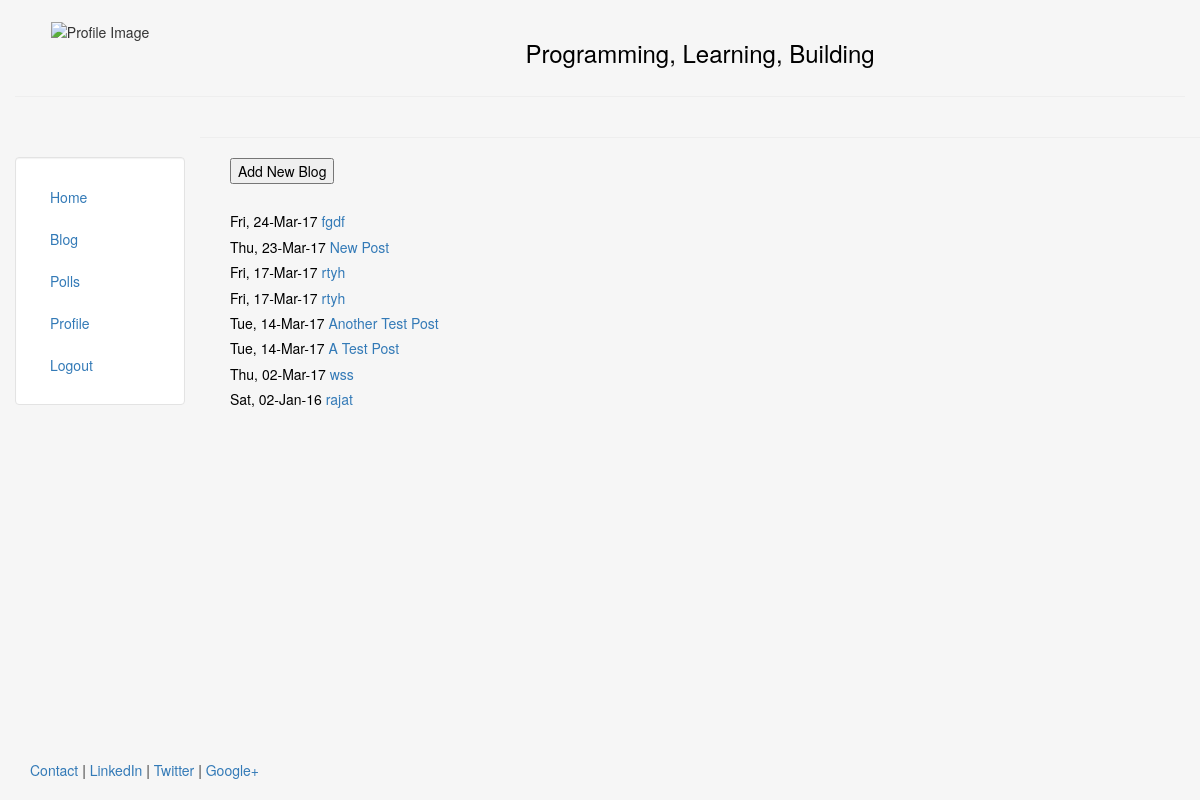
/blog/ (signed in), run on an earlier commit of the app's database.
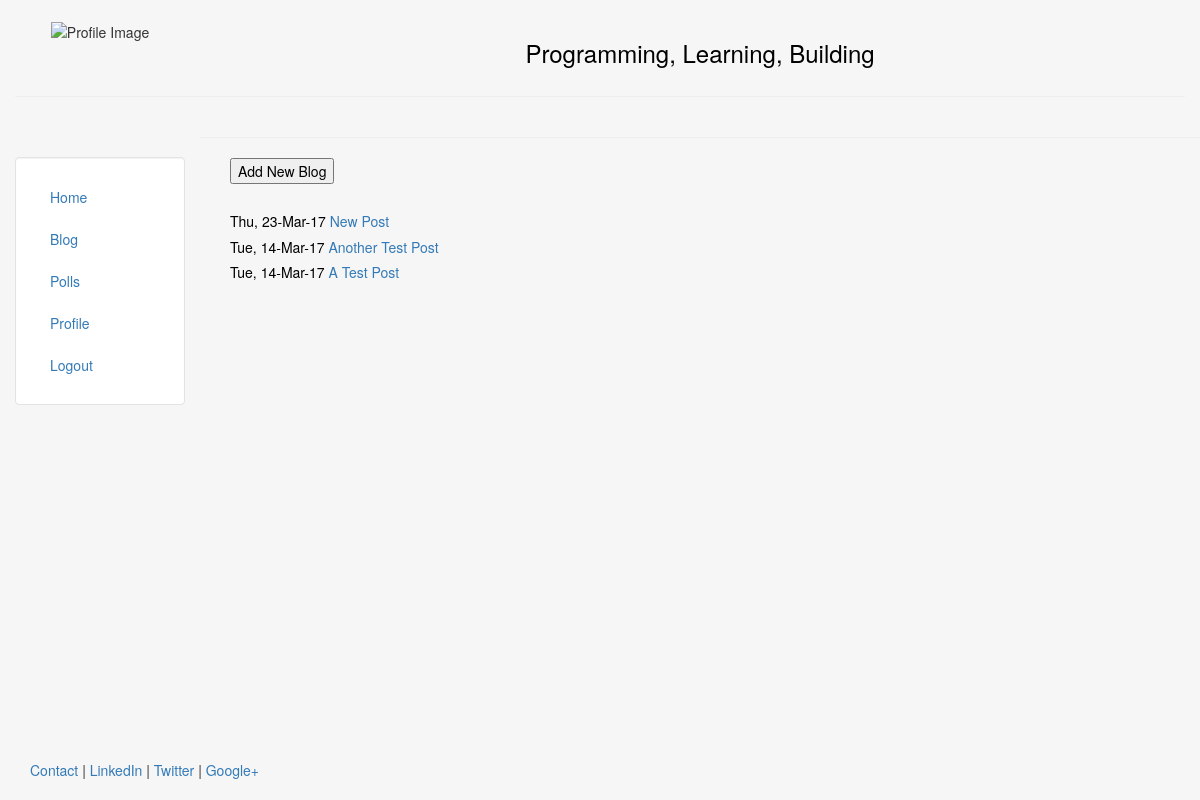
And on a later commit of the database.
### blog/models.py (models this page shows, shortened)
class Post(models.Model):
	title = models.CharField(max_length = 140)
	body = models.TextField()
	date = models.DateTimeField()

### blog/views.py (the view, shortened to what this page needs)
class postList(generic.ListView):
	template_name = 'blog/blog.html'
	def get_queryset(self):
		return Post.objects.all().order_by("-date")[:25]

### blog/templates/blog/blog.html
{% extends "personal/header.html" %}
{% block content %}
	<form action="{% url "blog:add_post" %}" >
		<button class="b">Add New Blog</button><br><br>
	</form>
	{% for post in object_list %}
		<h5>{{ post.date|date:"D, d-M-y" }}<a href="{% url 'blog:blogdetail' post.id %}">  {{ post.title }}</a></h5>
	{% endfor %}
{% endblock %}

### personal/templates/personal/header.html (shortened to what this page needs)
<!DOCTYPE html>
<html lang="en">
<head>
	{% load staticfiles %}
	<link rel="stylesheet" href="{% static 'personal/css/bootstrap.min.css' %}" type = "text/css"/>
</head>
<body class="body" style="background-color: #f6f6f6" >
	<div class="container-fluid" style="min-height:95%; ">
		<div class="row">
			  <div class="col-sm-2">
				  <br>
				  <center>
					<img src="{{ request.user.userprofile.picture.url }}" class="responsive-img" style='max-height:100px;' alt="Profile Image">
				  </center>
			  </div>
			  <div class="col-sm-10">
				  <br>
				  <center>
				  <h3><font color="black">Programming, Learning, Building</font></h3>
				  </center>
			  </div>
		</div><hr>
		<div class="row">
		  <div class="col-sm-2">
		  <br>
		  <br>
			<div class="well bs-sidebar" id="sidebar" style="background-color:#fff">
			  <ul class="nav nav-pills nav-stacked">
				<li><a href='/home/'>Home</a></li>
				<li><a href='/blog/'>Blog</a></li>
				<li><a href="/polls/">Polls</a></li>
				<li><a href='/profile/'>Profile</a></li>
				<li><a href='/logout/'>Logout</a></li>
			  </ul>
			</div>
		  </div><hr>
		  <div class="col-sm-10">
			<div class='container-fluid' font-color='white'>
			<font color="black">
			   {% block content %}
			   {% endblock %}
			   </font>
			</div>
		  </div>
		</div>
	</div>
	<footer>
		<div class="container-fluid" style='margin-left:15px'>
			<p><a href="#" target="blank">Contact</a> | <a href="#" target="blank">LinkedIn</a> | <a href="#" target="blank">Twitter</a> | <a href="#" target="blank">Google+</a></p>
		</div>
	</footer>
</body>
</html>

### personal/templates/personal/header.html (style rules this page uses)
html, body { height:100% }

What changed in the data, as far as the page shows it:
removed Post: date "Fri, 24-Mar-17", title "fgdf"
removed Post: date "Fri, 17-Mar-17", title "rtyh"
removed Post: date "Fri, 17-Mar-17", title "rtyh"
removed Post: date "Thu, 02-Mar-17", title "wss"
removed Post: date "Sat, 02-Jan-16", title "rajat"
